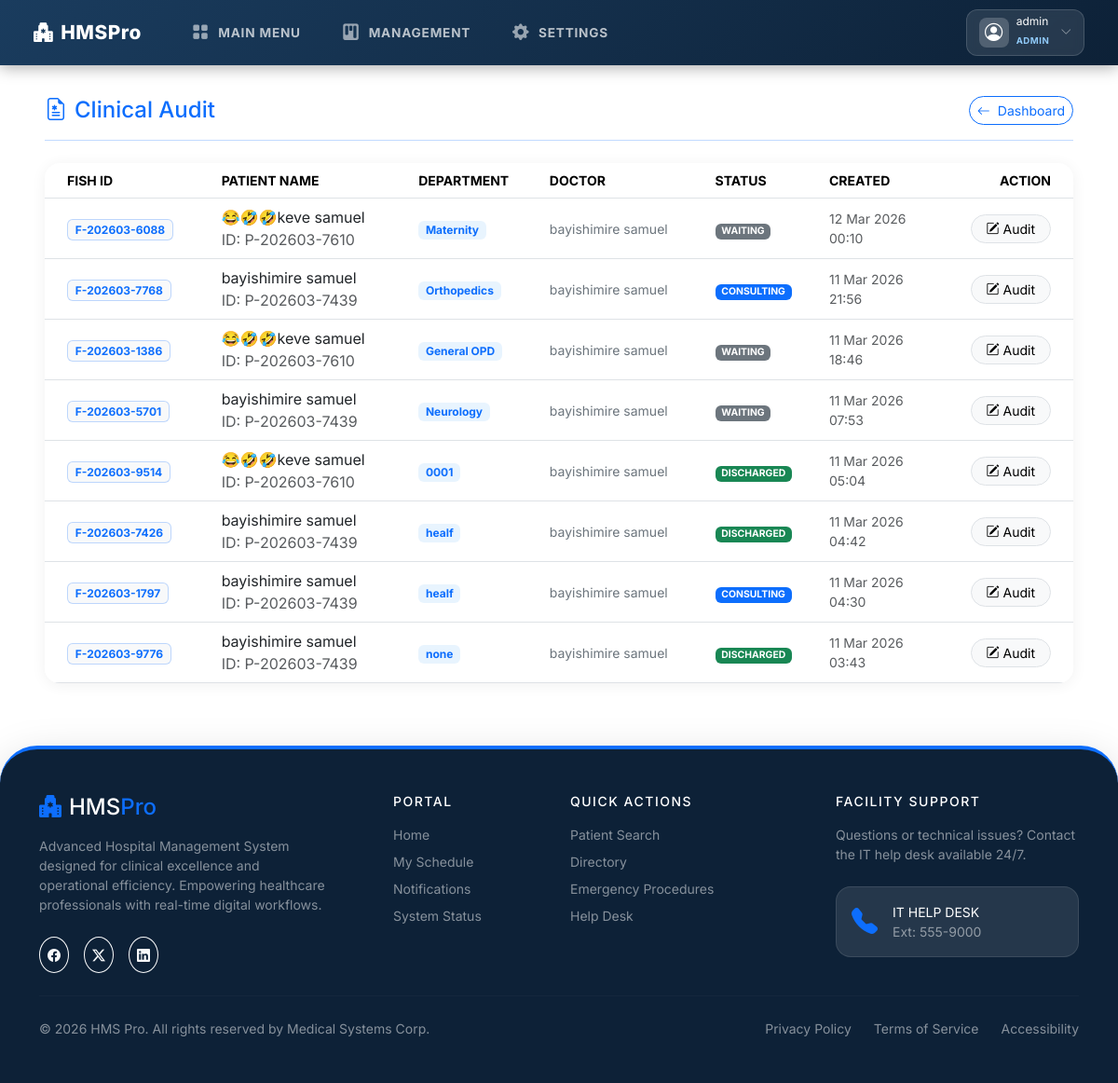
The page /accounts/monitor/clinical/ (signed in) on the database its author committed.
### accounts/models.py (models this page shows, shortened)
class CustomUser(AbstractUser):
    ROLE_CHOICES = [
        ('Doctor', 'Doctor'),
        ('Reception', 'Reception'),
        ('Lab', 'Laboratory Staff'),
        ('Pharmacy', 'Pharmacist'),
        ('Payments', 'Billing Staff'),
        ('Nurse', 'Nurse'),
        ('WardManager', 'Ward Manager'),
        ('Admin', 'Administrator'),
    ]
    email = models.EmailField(unique=True)
    first_name = models.CharField(max_length=50)
    last_name = models.CharField(max_length=50)
    role = models.CharField(max_length=20, choices=ROLE_CHOICES, verbose_name="Select Role")
    phone = models.CharField(max_length=15, blank=True, null=True)
    address = models.TextField(blank=True, null=True)
    is_on_duty = models.BooleanField(default=True)
    schedule = models.CharField(max_length=100, blank=True, null=True) # e.g. Mon-Fri 08:00-16:00
    created_at = models.DateTimeField(default=timezone.now, editable=False)
    updated_at = models.DateTimeField(auto_now=True)
    employee_id = models.CharField(max_length=20, blank=True, null=True)  # Staff ID
    department = models.CharField(max_length=50, blank=True, null=True)   # e.g., Cardiology, Pharmacy
    profile_photo = models.ImageField(upload_to='profile_photos/', blank=True, null=True)

### reception/models.py (models this page shows, shortened)
class PatientVisit(models.Model):
    STATUS_CHOICES = [
        ('Waiting', 'Waiting for Doctor'),
        ('Consulting', 'In Consultation'),
        ('Lab', 'In Laboratory'),
        ('Pharmacy', 'In Pharmacy'),
        ('Admitted', 'Admitted'),
        ('Billing', 'Waiting for Payment'),
        ('Discharged', 'Discharged'),
    ]
    PRIORITY_CHOICES = [
        ('Normal', 'Normal'),
        ('Urgent', 'Urgent'),
        ('Emergency', 'Emergency'),
    ]
    DEPARTMENT_CHOICES = [
        ('General OPD', 'General OPD'),
        ('Cardiology', 'Cardiology'),
        ('Neurology', 'Neurology'),
        ('Pediatrics', 'Pediatrics'),
        ('Maternity', 'Maternity'),
        ('Orthopedics', 'Orthopedics'),
        ('Internal Medicine', 'Internal Medicine'),
        ('Surgery', 'Surgery'),
        ('Dental', 'Dental'),
        ('Eye Clinic', 'Eye Clinic'),
        ('ENT', 'ENT (Ear, Nose, Throat)'),
        ('Oncology', 'Oncology'),
        ('Emergency', 'Emergency Room (ER)'),
    ]
    fish_id = models.CharField(max_length=20, unique=True, editable=False)
    patient = models.ForeignKey(Patient, on_delete=models.CASCADE, related_name='visits')
    assigned_doctor = models.ForeignKey(
        settings.AUTH_USER_MODEL,
        on_delete=models.SET_NULL,
        null=True,
        blank=True,
        related_name='assigned_patients',
        limit_choices_to={'role': 'Doctor'}
    )
    department = models.CharField(max_length=100, choices=DEPARTMENT_CHOICES, default='General OPD')
    status = models.CharField(max_length=20, choices=STATUS_CHOICES, default='Waiting')
    priority = models.CharField(max_length=20, choices=PRIORITY_CHOICES, default='Normal')
    created_at = models.DateTimeField(auto_now_add=True)
    updated_at = models.DateTimeField(auto_now=True)
    @property
    def status_color(self):
        colors = {
            'Waiting': 'secondary',
            'Consulting': 'primary',
            'Lab': 'info',
            'Pharmacy': 'warning',
            'Admitted': 'danger',
            'Billing': 'dark',
            'Discharged': 'success',
        }
        return colors.get(self.status, 'secondary')

### patients/models.py (models this page shows, shortened)
class Patient(models.Model):
    GENDER_CHOICES = [
        ('M', 'Male'),
        ('F', 'Female'),
        ('O', 'Other'),
    ]
    patient_id = models.CharField(max_length=20, unique=True, editable=False)
    first_name = models.CharField(max_length=100)
    last_name = models.CharField(max_length=100)
    date_of_birth = models.DateField()
    gender = models.CharField(max_length=1, choices=GENDER_CHOICES)
    phone = models.CharField(max_length=20)
    email = models.EmailField(blank=True, null=True)
    address = models.TextField()
    emergency_contact_name = models.CharField(max_length=200)
    emergency_contact_phone = models.CharField(max_length=20)
    INSURANCE_CHOICES = [
        ('None', 'No Insurance / Cash Pay'),
        ('RSSB-Mutuelle', 'RSSB / Mutuelle (Rwanda)'),
        ('RSSB-RAMA', 'RSSB / RAMA (Rwanda)'),
        ('MMI', 'MMI (Rwanda)'),
        ('Radiant', 'Radiant (Rwanda)'),
        ('Sanlam', 'Sanlam (Rwanda)'),
        ('UAP', 'UAP (Rwanda)'),
        ('Aetna', 'Aetna (International)'),
        ('Cigna', 'Cigna (International)'),
        ('Bupa', 'Bupa (International)'),
        ('Other', 'Other')
    ]
    insurance_provider = models.CharField(max_length=100, choices=INSURANCE_CHOICES, default='None')
    insurance_policy_number = models.CharField(max_length=100, blank=True, null=True)
    is_insurance_verified = models.BooleanField(default=False)
    verification_notes = models.TextField(blank=True, null=True)
    created_at = models.DateTimeField(auto_now_add=True)

### accounts/views.py (the view)
# urls.py: path('monitor/clinical/', views.clinical_monitor, name='clinical_monitor'),
@login_required
def clinical_monitor(request):
    if request.user.role != 'Admin' and not request.user.is_superuser:
        return redirect('redirect_dashboard')
    from reception.models import PatientVisit
    visits = PatientVisit.objects.all().order_by('-created_at')
    return render(request, 'admin_panel/clinical_monitor.html', {
        'page_title': 'Clinical Audit',
        'visits': visits,
    })

### templates/admin_panel/clinical_monitor.html (shortened to what this page needs)
{% extends 'base.html' %}
{% block content %}
<div class="d-flex align-items-center justify-content-between mb-4 pb-3 border-bottom border-primary border-opacity-25 mt-2">
    <h4 class="fw-800 text-primary mb-0"><i class="bi bi-file-earmark-medical me-2"></i>{{ page_title }}</h4>
    <a href="{% url 'admin_dashboard' %}" class="btn btn-outline-primary btn-sm rounded-pill fw-700">
        <i class="bi bi-arrow-left me-1"></i> Dashboard
    </a>
</div>
<div class="hms-card">
    <div class="card-body p-0">
        <div class="table-responsive">
            <table class="table table-hover align-middle mb-0">
                <thead class="bg-light">
                    <tr class="small text-muted fw-700">
                        <th class="ps-4">FISH ID</th>
                        <th>PATIENT NAME</th>
                        <th>DEPARTMENT</th>
                        <th>DOCTOR</th>
                        <th>STATUS</th>
                        <th>CREATED</th>
                        <th class="text-end pe-4">ACTION</th>
                    </tr>
                </thead>
                <tbody>
                    {% for visit in visits %}
                    <tr>
                        <td class="ps-4">
                            <span class="badge bg-light text-primary border border-primary border-opacity-25 fw-800">{{ visit.fish_id }}</span>
                        </td>
                        <td>
                            <div class="fw-800 text-dark">{{ visit.patient.first_name }} {{ visit.patient.last_name }}</div>
                            <div class="x-small text-muted">ID: {{ visit.patient.patient_id }}</div>
                        </td>
                        <td>
                            <span class="badge bg-soft-primary text-primary fw-700">{{ visit.department }}</span>
                        </td>
                        <td>
                            <div class="small fw-700 text-secondary">{{ visit.assigned_doctor.get_full_name|default:visit.assigned_doctor.first_name }}</div>
                        </td>
                        <td>
                            <span class="badge bg-{{ visit.status_color }} fw-800 text-uppercase" style="font-size: 0.65rem;">
                                {{ visit.status }}
                            </span>
                        </td>
                        <td class="small text-muted fw-600">
                            {{ visit.created_at|date:"d M Y" }}<br>
                            {{ visit.created_at|date:"H:i" }}
                        </td>
                        <td class="text-end pe-4">
                            <a href="{% url 'edit_visit' visit.id %}" class="btn btn-sm btn-light border fw-800 rounded-pill px-3">
                                <i class="bi bi-pencil-square"></i> Audit
                            </a>
                        </td>
                    </tr>
                    {% endfor %}
                </tbody>
            </table>
        </div>
    </div>
</div>
{% endblock %}

### templates/base.html (shortened to what this page needs)
<!DOCTYPE html>
<html lang="en">
<head>
  <link rel="stylesheet" href="https://cdn.jsdelivr.net/npm/bootstrap@5.3.3/dist/css/bootstrap.min.css">
  <link rel="stylesheet" href="https://cdn.jsdelivr.net/npm/bootstrap-icons@1.11.3/font/bootstrap-icons.min.css">
</head>
<body class="{% block body_class %}{% endblock %}">
<nav class="navbar hms-navbar fixed-top">
  <div class="container-fluid d-flex align-items-center justify-content-between">
    <div class="d-flex align-items-center">
      <a class="navbar-brand" href="{% url 'home' %}">
        <i class="bi bi-hospital-fill me-2"></i>HMS<span>Pro</span>
      </a>
      {% include 'includes/nav_links.html' %}
    </div>
    <div class="d-flex align-items-center gap-2">
      {% if user.is_authenticated %}
        <div class="dropdown">
          <button class="profile-angle-btn d-flex align-items-center gap-2" data-bs-toggle="dropdown">
            <div class="profile-avatar">
              <i class="bi bi-person-circle"></i>
            </div>
            <div class="profile-info d-none d-sm-block text-start">
              <span class="d-block fw-800 text-white lh-1" style="font-size: 0.75rem;">{{ user.get_full_name|default:user.username }}</span>
              <span class="badge-role-mini">{{ user.role|default:"Staff" }}</span>
            </div>
            <i class="bi bi-chevron-down text-white fs-xs opacity-50 ms-1"></i>
          </button>
        </div>
      {% else %}
        <a href="{% url 'login' %}" class="btn btn-sm btn-primary fw-700 px-3 rounded-pill">
          <i class="bi bi-lock-fill me-1"></i>Secure Login
        </a>
      {% endif %}
    </div>
  </div>
</nav>
<div class="hms-main" style="margin-top:60px;">
  {% block content %}{% endblock %}
</div>
{% include 'footer.html' %}
</body>
</html>

### templates/includes/nav_links.html (shortened to what this page needs)
<div class="header-nav d-none d-lg-flex align-items-center gap-3 ms-4">
  {% if user.is_authenticated %}
    <div class="dropdown">
      <a href="#" class="h-nav-item dropdown-toggle no-caret" data-bs-toggle="dropdown">
        <i class="bi bi-grid-fill"></i><span>Main Menu</span>
      </a>
    </div>
    <div class="dropdown">
      <a href="#" class="h-nav-item dropdown-toggle no-caret" data-bs-toggle="dropdown">
        <i class="bi bi-kanban-fill"></i><span>Management</span>
      </a>
    </div>
    <a href="#" class="h-nav-item">
      <i class="bi bi-gear-fill"></i><span>Settings</span>
    </a>
  {% endif %}
</div>

### templates/footer.html (shortened to what this page needs)
<footer class="mt-auto py-5 bg-dark text-white shadow-lg border-top border-primary border-4" style="border-radius: 40px 40px 0 0;">
  <div class="container">
    <div class="row g-4 mb-4">
      <div class="col-lg-4">
        <h4 class="fw-800 mb-3"><i class="bi bi-hospital-fill me-2 text-primary"></i>HMS<span class="text-primary">Pro</span></h4>
        <p class="text-white-50 small pe-lg-5">
          Advanced Hospital Management System designed for clinical excellence and operational efficiency.
          Empowering healthcare professionals with real-time digital workflows.
        </p>
        <div class="d-flex gap-3 mt-4">
          <a href="#" class="btn btn-outline-light btn-sm rounded-circle p-2"><i class="bi bi-facebook lh-1"></i></a>
          <a href="#" class="btn btn-outline-light btn-sm rounded-circle p-2"><i class="bi bi-twitter-x lh-1"></i></a>
          <a href="#" class="btn btn-outline-light btn-sm rounded-circle p-2"><i class="bi bi-linkedin lh-1"></i></a>
        </div>
      </div>
      <div class="col-6 col-lg-2">
        <h6 class="fw-700 text-uppercase small mb-3 letter-spacing-1">Portal</h6>
        <ul class="list-unstyled small">
          <li class="mb-2"><a href="{% url 'home' %}" class="text-white-50 text-decoration-none hover-white">Home</a></li>
          <li class="mb-2"><a href="#" class="text-white-50 text-decoration-none hover-white">My Schedule</a></li>
          <li class="mb-2"><a href="#" class="text-white-50 text-decoration-none hover-white">Notifications</a></li>
          <li class="mb-2"><a href="#" class="text-white-50 text-decoration-none hover-white">System Status</a></li>
        </ul>
      </div>
      <div class="col-6 col-lg-3">
        <h6 class="fw-700 text-uppercase small mb-3 letter-spacing-1">Quick Actions</h6>
        <ul class="list-unstyled small">
          <li class="mb-2"><a href="#" class="text-white-50 text-decoration-none hover-white">Patient Search</a></li>
          <li class="mb-2"><a href="#" class="text-white-50 text-decoration-none hover-white">Directory</a></li>
          <li class="mb-2"><a href="#" class="text-white-50 text-decoration-none hover-white">Emergency Procedures</a></li>
          <li class="mb-2"><a href="#" class="text-white-50 text-decoration-none hover-white">Help Desk</a></li>
        </ul>
      </div>
      <div class="col-lg-3">
        <h6 class="fw-700 text-uppercase small mb-3 letter-spacing-1">Facility Support</h6>
        <p class="text-white-50 small mb-4">Questions or technical issues? Contact the IT help desk available 24/7.</p>
        <div class="bg-white bg-opacity-10 rounded-4 p-3 border border-white border-opacity-10">
          <div class="d-flex align-items-center gap-3">
            <i class="bi bi-telephone-fill text-primary fs-3"></i>
            <div>
              <div class="fw-800 small text-white">IT HELP DESK</div>
              <div class="text-white-50 small">Ext: 555-9000</div>
            </div>
          </div>
        </div>
      </div>
    </div>
    <hr class="border-white border-opacity-10 my-4">
    <div class="d-flex flex-column flex-md-row justify-content-between align-items-center gap-3 small">
      <div class="text-white-50">&copy; 2026 HMS Pro. All rights reserved by Medical Systems Corp.</div>
      <div class="d-flex gap-4">
        <a href="#" class="text-white-50 text-decoration-none hover-white">Privacy Policy</a>
        <a href="#" class="text-white-50 text-decoration-none hover-white">Terms of Service</a>
        <a href="#" class="text-white-50 text-decoration-none hover-white">Accessibility</a>
      </div>
    </div>
  </div>
</footer>

### rows shown on the page
CustomUser: get_full_name "admin", role "ADMIN"
PatientVisit: fish_id "F-202603-6088", patient.first_name "😂🤣🤣keve", patient.last_name "samuel", patient.patient_id "P-202603-7610", department "Maternity", assigned_doctor.get_full_name "bayishimire samuel", status "WAITING", created_at "12 Mar 2026", created_at "00:10"
PatientVisit: fish_id "F-202603-7768", patient.first_name "bayishimire", patient.last_name "samuel", patient.patient_id "P-202603-7439", department "Orthopedics", assigned_doctor.get_full_name "bayishimire samuel", status "CONSULTING", created_at "11 Mar 2026", created_at "21:56"
PatientVisit: fish_id "F-202603-1386", patient.first_name "😂🤣🤣keve", patient.last_name "samuel", patient.patient_id "P-202603-7610", department "General OPD", assigned_doctor.get_full_name "bayishimire samuel", status "WAITING", created_at "11 Mar 2026", created_at "18:46"
PatientVisit: fish_id "F-202603-5701", patient.first_name "bayishimire", patient.last_name "samuel", patient.patient_id "P-202603-7439", department "Neurology", assigned_doctor.get_full_name "bayishimire samuel", status "WAITING", created_at "11 Mar 2026", created_at "07:53"
PatientVisit: fish_id "F-202603-9514", patient.first_name "😂🤣🤣keve", patient.last_name "samuel", patient.patient_id "P-202603-7610", department "0001", assigned_doctor.get_full_name "bayishimire samuel", status "DISCHARGED", created_at "11 Mar 2026", created_at "05:04"
PatientVisit: fish_id "F-202603-7426", patient.first_name "bayishimire", patient.last_name "samuel", patient.patient_id "P-202603-7439", department "healf", assigned_doctor.get_full_name "bayishimire samuel", status "DISCHARGED", created_at "11 Mar 2026", created_at "04:42"
PatientVisit: fish_id "F-202603-1797", patient.first_name "bayishimire", patient.last_name "samuel", patient.patient_id "P-202603-7439", department "healf", assigned_doctor.get_full_name "bayishimire samuel", status "CONSULTING", created_at "11 Mar 2026", created_at "04:30"
PatientVisit: fish_id "F-202603-9776", patient.first_name "bayishimire", patient.last_name "samuel", patient.patient_id "P-202603-7439", department "none", assigned_doctor.get_full_name "bayishimire samuel", status "DISCHARGED", created_at "11 Mar 2026", created_at "03:43"

### other values the page prints
{{ page_title }} "Clinical Audit"
